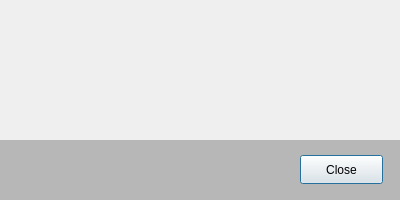
<?xml version="1.0" encoding="UTF-8"?>
<ui version="4.0">
 <class>ErrDialog</class>
 <widget class="QDialog" name="ErrDialog">
  <property name="geometry">
   <rect>
    <x>0</x>
    <y>0</y>
    <width>400</width>
    <height>200</height>
   </rect>
  </property>
  <property name="sizePolicy">
   <sizepolicy hsizetype="Fixed" vsizetype="Fixed">
    <horstretch>0</horstretch>
    <verstretch>0</verstretch>
   </sizepolicy>
  </property>
  <property name="windowTitle">
   <string>Dialog</string>
  </property>
  <widget class="QLabel" name="label">
   <property name="geometry">
    <rect>
     <x>89</x>
     <y>20</y>
     <width>291</width>
     <height>61</height>
    </rect>
   </property>
   <property name="font">
    <font>
     <pointsize>14</pointsize>
    </font>
   </property>
   <property name="styleSheet">
    <string notr="true"/>
   </property>
   <property name="text">
    <string/>
   </property>
   <property name="alignment">
    <set>Qt::AlignLeading|Qt::AlignLeft|Qt::AlignVCenter</set>
   </property>
   <property name="wordWrap">
    <bool>true</bool>
   </property>
   <property name="margin">
    <number>0</number>
   </property>
   <property name="indent">
    <number>0</number>
   </property>
  </widget>
  <widget class="QWidget" name="widget" native="true">
   <property name="geometry">
    <rect>
     <x>30</x>
     <y>20</y>
     <width>41</width>
     <height>61</height>
    </rect>
   </property>
   <property name="styleSheet">
    <string notr="true">image: url(:/icons/err.png)</string>
   </property>
  </widget>
  <widget class="QLabel" name="label_2">
   <property name="geometry">
    <rect>
     <x>89</x>
     <y>90</y>
     <width>291</width>
     <height>41</height>
    </rect>
   </property>
   <property name="text">
    <string/>
   </property>
  </widget>
  <widget class="QWidget" name="widget_2" native="true">
   <property name="geometry">
    <rect>
     <x>0</x>
     <y>140</y>
     <width>401</width>
     <height>61</height>
    </rect>
   </property>
   <property name="styleSheet">
    <string notr="true">background: rgba(0,0,0,60);</string>
   </property>
  </widget>
  <widget class="QPushButton" name="pushButton">
   <property name="geometry">
    <rect>
     <x>300</x>
     <y>155</y>
     <width>83</width>
     <height>29</height>
    </rect>
   </property>
   <property name="text">
    <string>Close</string>
   </property>
  </widget>
 </widget>
 <resources/>
 <connections/>
</ui>
